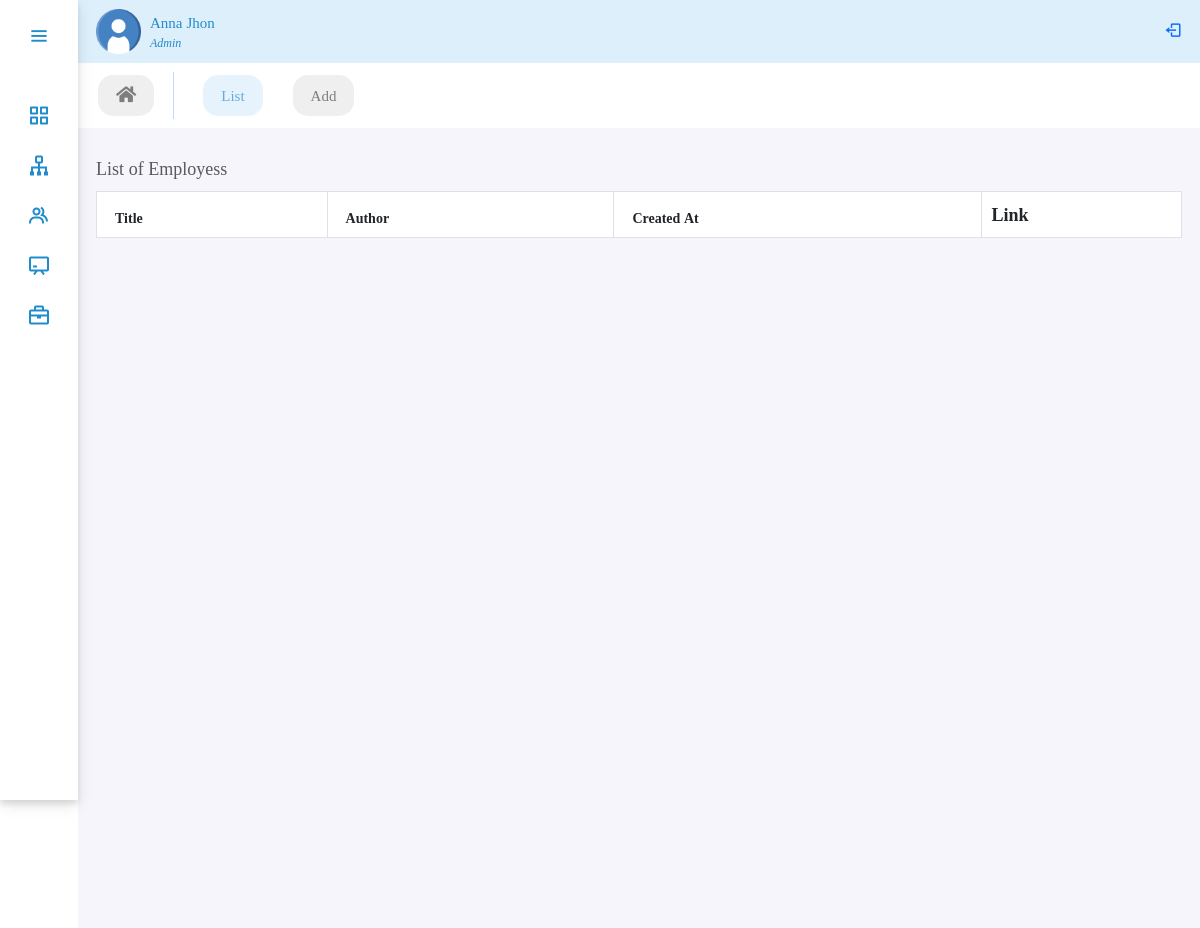
The page /panel/documents on the database as committed earlier.
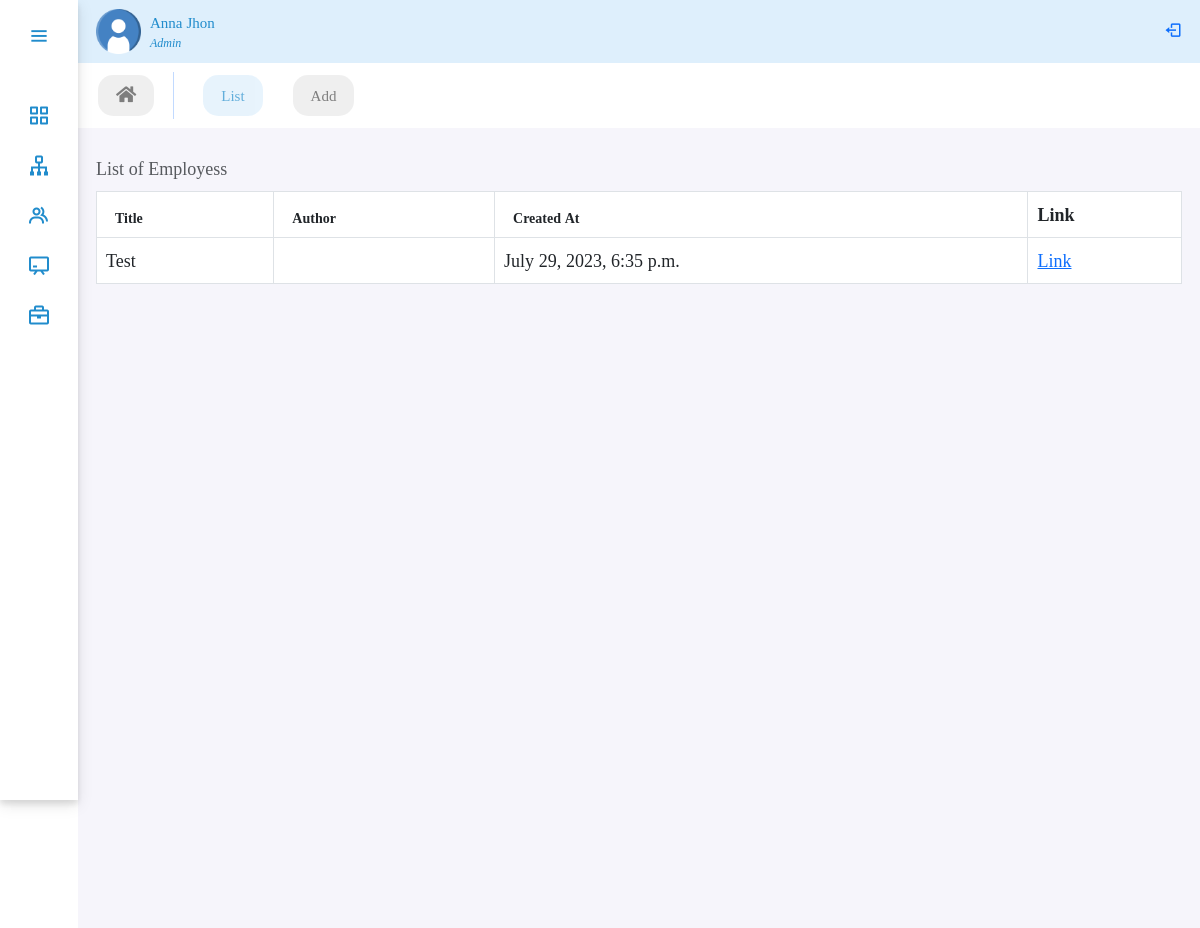
The same page on the database as committed later.
### performance/models.py (models this page shows, shortened)
class News(models.Model):
    title = models.CharField(max_length=100, null=True)
    content = models.TextField(null=True)
    news_image = models.ImageField(
        null=True, blank=True, upload_to="images/")
    created_at = models.DateTimeField(auto_now_add=True, null=True)
    publisher = models.ForeignKey(
        Employee, on_delete=models.SET_NULL, related_name='Author', null=True)
    employees = models.ManyToManyField(
        Employee, related_name='news', blank=True)
    managers = models.ManyToManyField(
        Employee, related_name='manager_news', blank=True)
    class Meta:
        verbose_name_plural = "News"

### performance/views.py (the view)
class DocumentListView(ListView):
    model = News
    template_name = 'performance/document/document.html'
    context_object_name = 'documents'

### performance/templates/performance/document/document.html (shortened to what this page needs)
{% extends 'performance/adminPanel.html' %}
{% load static %}
{% block body %}
<ul class="nav panelNav fw-medium">
    <li class="nav-item">
        <a class="nav-link" href="{% url 'dashboard' %}"><i class="fa fa-home"></i></a>
    </li>
    <li class="nav-item">
        <a class="nav-link active" href="documents"> List</a>
    </li>
    <li class="nav-item">
        <a class="nav-link" href="{% url 'document_create' %}">Add</a>
    </li>
</ul>
<div class="table-responsive table-hover home-section p-lg-3">
    <table class="table table-bordered caption-top">
        <caption>List of Employess</caption>
        <thead>
            <tr>
                <th class="px-3" style="font-size: 14px;">Title</th>
                <th class="px-3" style="font-size: 14px;">Author</th>
                <th class="px-3" style="font-size: 14px;">Created At</th>
                <th>Link</th>
            </tr>
        </thead>
        <tbody class="table-caption-top">
            {% for document in documents %}
            <tr>
                <td>{{ document.title }}</td>
                <td>{{ document.author }}</td>
                <td>{{ document.created_at }}</td>
                <td><a href="#">Link</a></td>
            </tr>
            {% endfor %}
        </tbody>
    </table>
</div>
{% endblock body %}

Rows that differ between the two databases and show on the page:
added News: title "Test", created_at "July 29, 2023, 6:35 p.m."
